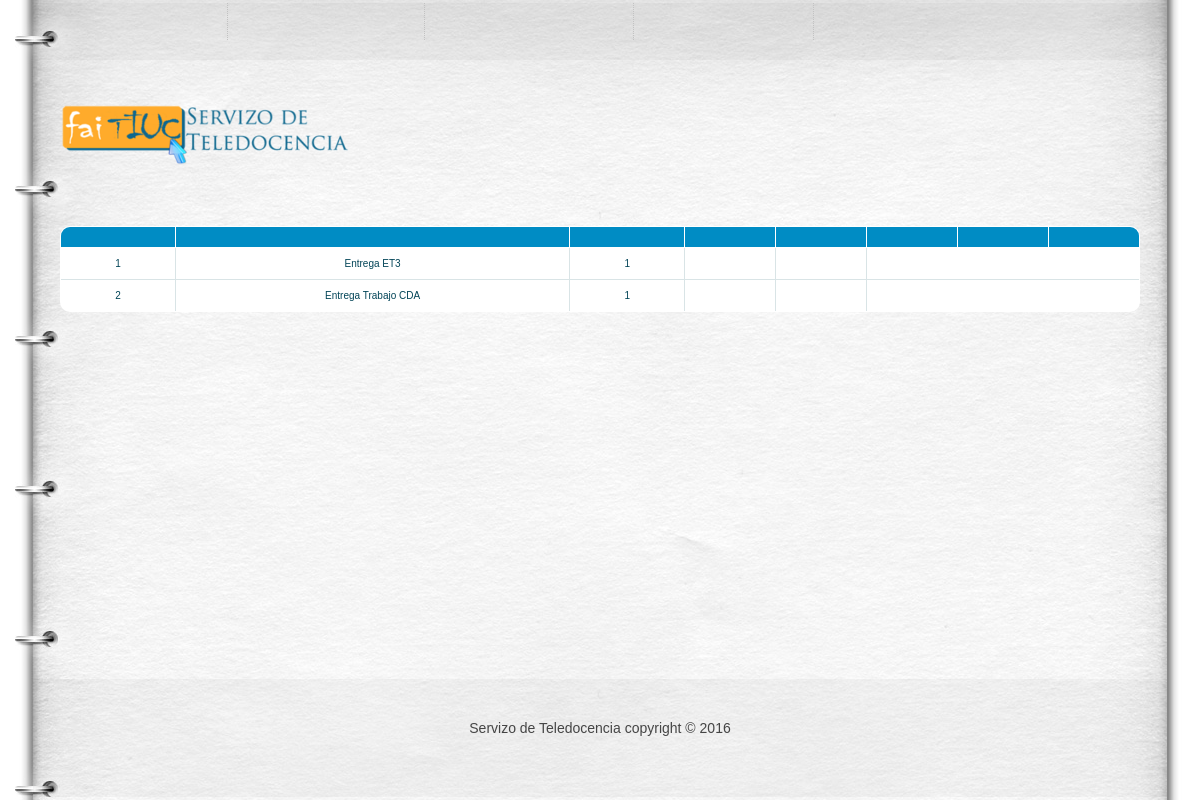
Page /et3_iu/Controllers/ENTREGAS_Controller.php (signed in) on the committed database.
### tables this page shows
CREATE TABLE IF NOT EXISTS `ENTREGA` (
`ENTREGA_ID` int(10) NOT NULL,
  `ENTREGA_NOMBRE` varchar(30) NOT NULL,
  `ENTREGA_TRABAJO` int(10) NOT NULL
);

### et3_iu/Views/ENTREGAS_SHOWALL_Vista.php (the view, shortened to what this page needs)
<?php
class ENTREGAS_Show{
    private $datos;
    private $volver;
    function __construct($array, $volver){
        $this->datos = $array;
        $this->volver = $volver;
        $this->render();
    }
    function render(){
        ?> <head>
            <link rel="stylesheet" href="../css/reset.css" type="text/css" media="all">
            <link rel="stylesheet" href="../css/style.css" type="text/css" media="all">
        </head>
        <body id="page2">
        <div class="wrap">
            <header>
                <div class="container">
                    <h1><a href="../Views/DEFAULT_Vista.php"></a></h1>
                    <nav>
                        <ul><li><?php echo '<a href=\'' . $this->volver . "' class='m5'>" . $strings['Volver'] . " </a>"; ?></li>
                            <li><a href='./ENTREGAS_Controller.php?accion=<?php echo $strings['Consultar']?>'class="m4"><?php echo $strings['Consultar']?></a></li>
                            <li><a href='./ENTREGAS_Controller.php?accion=<?php echo $strings['Insertar'] ?>' class="m3"><?php echo $strings['Insertar']?></a></li>
                            <li><a href="../Functions/Desconectar.php" class="m2"><?php echo  $strings['Cerrar Sesión']; ?></a></li>
                        </ul>
                    </nav>
                </div>
            </header>
            <div class="container">
                <?php
                $lista = array('ENTREGA_ID', 'ENTREGA_NOMBRE', 'ENTREGA_TRABAJO', 'ENTREGA_HORA', 'ENTREGA_FECHA', 'ENTREGA_ALUMNO', 'ENTREGA_HORAS_DEDIC', 'ENTREGA_FOTO');
                ?>
                <br><br>
                <div id="centrado"><table class="table" id="btable" border = 1>
                        <tr>
                            <?php
                            foreach($lista as $titulo){
                                    echo "<th>";
                                ?>
                                </th>
                                <?php
                            }
                            ?>
                        </tr>
                        <?php
                        for ($j=0;$j<count($this->datos);$j++){
                            echo "<tr>";
                            foreach ($this->datos[$j] as $clave => $valor) {
                                for ($i = 0; $i < count($lista); $i++) {
                                    if ($clave === $lista[$i]) {
                                        echo "<td>";
                                        echo $valor;
                                        echo "</td>";
                                    }
                                }
                            }
                            ?>
                            <td>
                            </td>
                            <td>
                            </td>
                            <?php
                            echo "<tr>";
                        }
                        ?>
                    </table></div>
            </div>
        </div>
        <footer>
            <div class="container">
                <div class="inside">
                    <div class="wrapper">
                        <div class="aligncenter"> Servizo de Teledocencia copyright © 2016 </div>
                    </div>
                </div>
            </div>
        </footer>
        </body>
        <?php
    }
}

### et3_iu/css/style.css (style rules this page uses)
article, aside, audio, canvas, command, datalist, details, embed, figcaption, figure, footer, header, hgroup, keygen, meter, nav, output, progress, section, source, video { display:block; }
body { background:#fff; font-family:Arial, Helvetica, sans-serif; font-size:100%; line-height:1em; color:#454545; }
html, body { height:100%; }
.container { margin:0 auto; width:1080px; overflow:hidden; font-size:.875em; padding-bottom:176px; }
header { background:url(../images/header-bg.jpg) no-repeat center top; min-width:940px; }
header .container { height:194px; position:relative; padding:0; }
footer { background:url(../images/footer-bg.png) no-repeat center top; margin-top:-121px; min-width:940px; }
footer .container { height:121px; padding:0; }
.aligncenter { text-align:center; }
.wrapper { width:100%; overflow:hidden; }
.wrap { height:auto !important; height:100%; min-height:100%; background:url(../images/tail-middle.jpg) repeat-y center 194px; min-width:940px; }
#centrado { text-align: center; }
a { color:#ff7b01; outline:none; }
h1 { text-indent:-9999px; }
h1 a { width:473px; height:63px; position:absolute; left:0; top:104px; background:url(../images/logo.png) no-repeat left top; }
header nav { position:absolute; left:0; top:3px; }
header nav ul li { float:left; font-size:16px; line-height:1.2em; text-transform:uppercase; padding-right:1px; background:url(../images/divider.gif) repeat-y right top; }
header nav ul li a { color:#454545; text-decoration:none; display:block; float:left; text-align:center; padding:18px 0 20px 0; background-repeat:no-repeat; background-position:left top; }
header nav ul li a.m2 { width:179px; }
header nav ul li a.m3 { width:208px; }
header nav ul li a.m4 { width:196px; }
header nav ul li a.m5 { width:167px; }
table { white-space: normal; line-height: normal; font-weight: normal; font-size: smaller; font-style: normal; color: black; text-align: center; font-variant: normal; border-color: gray; background-color: white; }
#btable { white-space: normal; line-height: normal; font-weight: normal; font-size: 10px; font-style: normal; color: black; text-align: center; font-variant: normal; border-color: gray; background-color: white; margin-left: 0px; }
#btable { width: 100%; overflow: hidden; background: #FFF; color: #024457; border-radius: 10px; border: 1px solid #008cc4; }
#btable tr { border: 1px solid #D9E4E6; }
#btable tr:nth-child(odd) { background-color: #EAF3F3; }
#btable th { display: none; border: 1px solid #FFF; background-color: #008cc4; color: #FFF; padding: 1em; }
#btable th:first-child { display: table-cell; text-align: center; }
#btable th:nth-child(2) { display: table-cell; }
#btable th:nth-child(2):after { content: attr(data-th); }
@media (min-width: 480px) { #btable th:nth-child(2):after { display: none; } }
#btable td { display: block; word-wrap: break-word; max-width: 7em; }
#btable td:first-child { display: table-cell; text-align: center; border-right: 1px solid #D9E4E6; }
@media (min-width: 480px) { #btable td { border: 1px solid #D9E4E6; } }
#btable th, #btable td { text-align: center; margin: .5em 1em; }
@media (min-width: 480px) { #btable th, #btable td { display: table-cell; padding: 1em; } }
footer .aligncenter { padding-top:39px; line-height:1.429em; }

### rows in the picture
entrega: ENTREGA_ID "1", ENTREGA_NOMBRE "Entrega ET3", ENTREGA_TRABAJO "1"
entrega: ENTREGA_ID "2", ENTREGA_NOMBRE "Entrega Trabajo CDA", ENTREGA_TRABAJO "1"
